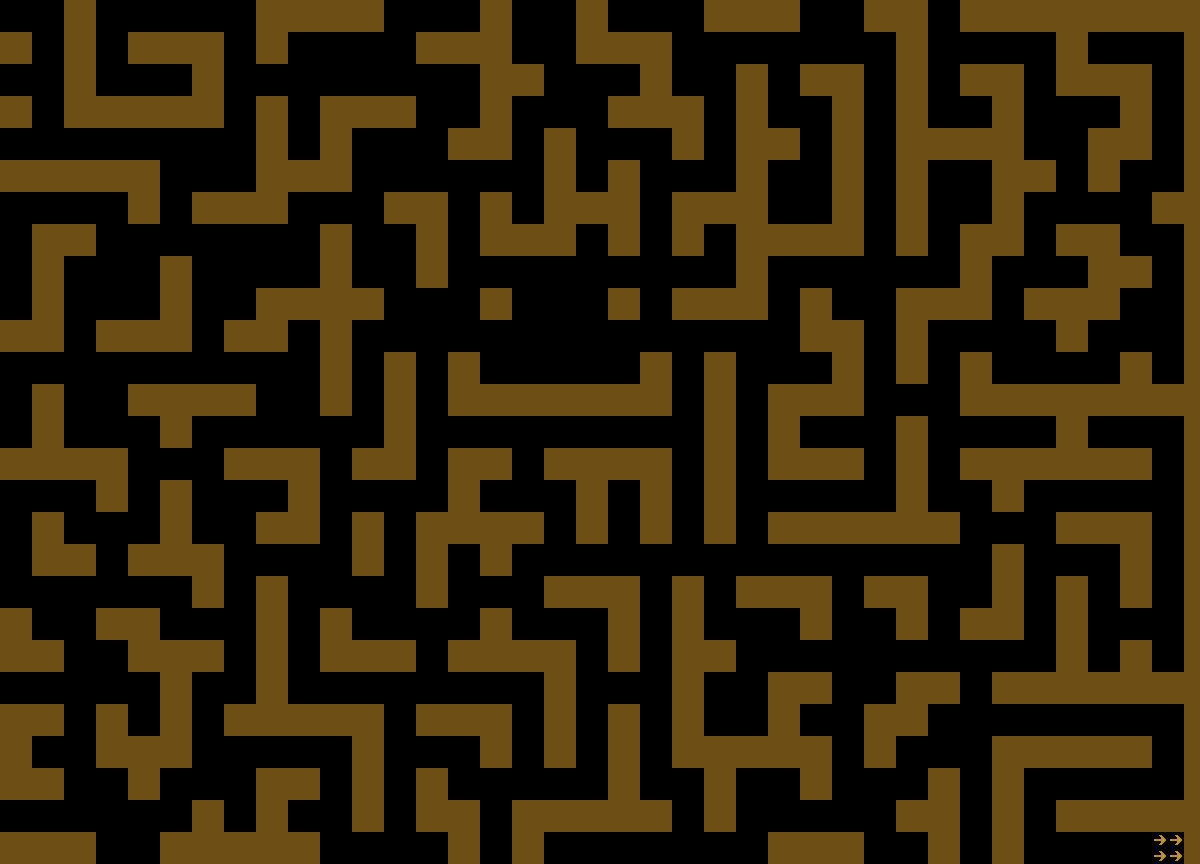

Tiled map render using the project's own tile images. Description and the map definition, with tile-layer contents summarised, below:
An orthogonal 75x54 tile map with 16x16 px tiles, 1 tile layer (walls) and 7 objects (5x key, player, llegada).

<map version="1.10" tiledversion="1.12.2" orientation="orthogonal" renderorder="right-down" width="75" height="54" tilewidth="16" tileheight="16" infinite="0" nextlayerid="3" nextobjectid="8">
 <editorsettings>
  <export target="map3.json" format="json" />
 </editorsettings>
 <tileset firstgid="1" name="tiles" tilewidth="16" tileheight="16" tilecount="2" columns="2">
  <image source="../tiles.png" width="32" height="16" />
  <tile id="0">
   <properties>
    <property name="esColisionable" type="bool" value="true" />
   </properties>
  </tile>
 </tileset>
 <layer id="1" name="walls" width="75" height="54">
  <data>[4050 cells, 1734 non-empty, 2 distinct tile ids]</data>
 </layer>
 <objectgroup id="2" name="obj">
  <object id="1" name="player" x="16" y="16">
   <point />
  </object>
  <object id="2" name="llegada" type="llegada" x="1168" y="848">
   <point />
  </object>
  <object id="3" name="obj" type="key" x="1104" y="48">
   <point />
  </object>
  <object id="4" name="obj" type="key" x="624" y="16">
   <point />
  </object>
  <object id="5" name="obj" type="key" x="304" y="816">
   <point />
  </object>
  <object id="6" name="obj" type="key" x="304" y="336">
   <point />
  </object>
  <object id="7" name="obj" type="key" x="816" y="432">
   <point />
  </object>
 </objectgroup>
</map>
